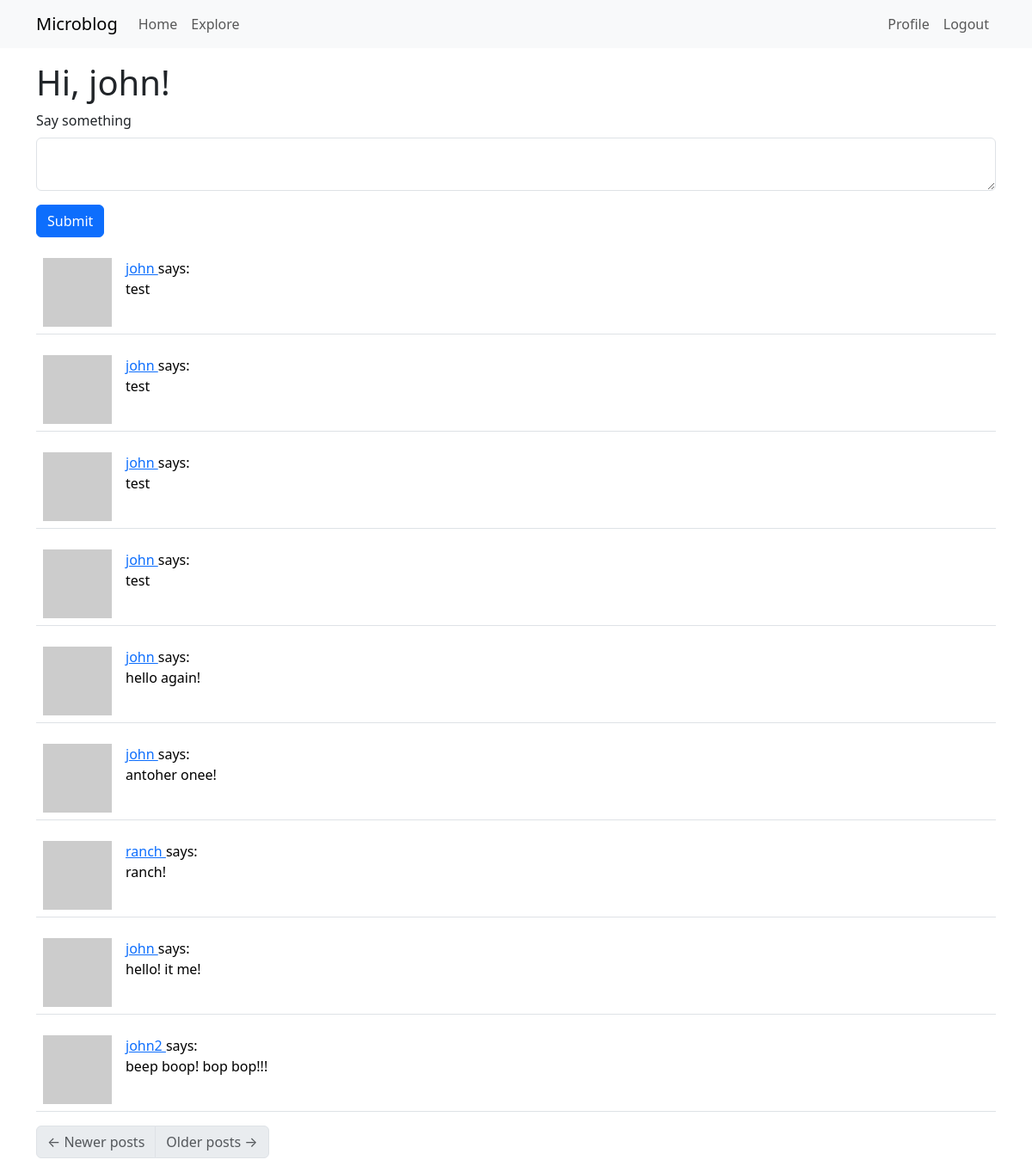
The page /index (signed in) on the database its author committed.
### app/models.py (models this page shows, shortened)
class User(UserMixin, db.Model):
    id: so.Mapped[int] = so.mapped_column(primary_key=True)
    username: so.Mapped[str] = so.mapped_column(sa.String(64), index=True,
                                                unique=True)
    email: so.Mapped[str] = so.mapped_column(sa.String(120), index=True,
                                             unique=True)
    password_hash: so.Mapped[Optional[str]] = so.mapped_column(sa.String(256))
    posts: so.WriteOnlyMapped['Post'] = so.relationship(
        back_populates='author')
    about_me: so.Mapped[Optional[str]] = so.mapped_column(sa.String(140))
    last_seen: so.Mapped[Optional[datetime]] = so.mapped_column(
        default=lambda: datetime.now(timezone.utc))
    following: so.WriteOnlyMapped['User'] = so.relationship(
        secondary=followers, primaryjoin=(followers.c.follower_id == id),
        secondaryjoin=(followers.c.followed_id == id),
        back_populates='followers')
    followers: so.WriteOnlyMapped['User'] = so.relationship(
        secondary=followers, primaryjoin=(followers.c.followed_id == id),
        secondaryjoin=(followers.c.follower_id == id),
        back_populates='following')
    def avatar(self, size):
        digest = md5(self.email.lower().encode('utf-8')).hexdigest()
        return f'https://www.gravatar.com/avatar/{digest}?d=identicon&s={size}'
    def following_posts(self):
        Author = so.aliased(User)
        Follower = so.aliased(User)
        return (
            sa.select(Post)
            .join(Post.author.of_type(Author))
            .join(Author.followers.of_type(Follower), isouter=True)
            .where(sa.or_(
                Follower.id == self.id,
                Author.id == self.id,
            ))
            .group_by(Post)
            .order_by(Post.timestamp.desc())
        )

class Post(db.Model):
    id: so.Mapped[int] = so.mapped_column(primary_key=True)
    body: so.Mapped[str] = so.mapped_column(sa.String(140))
    timestamp: so.Mapped[datetime] = so.mapped_column(
        index=True, default=lambda: datetime.now(timezone.utc))
    user_id: so.Mapped[int] = so.mapped_column(sa.ForeignKey(User.id),
                                               index=True)
    author: so.Mapped[User] = so.relationship(back_populates='posts')

### app/routes.py (the view)
@app.route('/', methods=['GET', 'POST'])
@app.route('/index', methods=['GET', 'POST'])
@login_required
def index():
    form = PostForm()
    if form.validate_on_submit():
        post = Post(body=form.post.data, author=current_user)
        db.session.add(post)
        db.session.commit()
        flash('Your post is now live!')
        return redirect(url_for('index'))
    page = request.args.get('page', 1, type=int)
    posts = db.paginate(current_user.following_posts(), page=page,
                        per_page=app.config['POSTS_PER_PAGE'], error_out=False)
    next_url = url_for('index', page=posts.next_num) \
        if posts.has_next else None
    prev_url = url_for('index', page=posts.prev_num) \
        if posts.has_prev else None
    return render_template('index.html', title='Home', form=form,
                           posts=posts.items, next_url=next_url,
                           prev_url=prev_url)

### app/forms.py
class PostForm(FlaskForm):
    post = TextAreaField('Say something', validators=[
        DataRequired(), Length(min=1, max=140)])
    submit = SubmitField('Submit')

### app/models.py (called while the page is built)
@login.user_loader
def load_user(id):
    return db.session.get(User, int(id))

### app/routes.py (called while the page is built)
@app.before_request
def before_request():
    if current_user.is_authenticated:
        current_user.last_seen = datetime.now(timezone.utc)
        db.session.commit()

### app/templates/index.html
{% extends "base.html" %}
{% import "bootstrap_wtf.html" as wtf %}
{% block content %}
    <h1>Hi, {{ current_user.username }}!</h1>
    {% if form %}
    {{ wtf.quick_form(form) }}
    {% endif %}
    {% for post in posts %}
        {% include '_post.html' %}
    {% endfor %}
    <nav aria-label="Post navigation">
        <ul class="pagination">
            <li class="page-item{% if not prev_url %} disabled{% endif %}">
                <a class="page-link" href="{{ prev_url }}">
                    <span aria-hidden="true">&larr;</span> Newer posts
                </a>
            </li>
            <li class="page-item{% if not next_url %} disabled{% endif %}">
                <a class="page-link" href="{{ next_url }}">
                    Older posts <span aria-hidden="true">&rarr;</span>
                </a>
            </li>
        </ul>
    </nav>
{% endblock %}

### app/templates/_post.html
<table class="table table-hover">
        <tr>
            <td width="70px">
                <a href="{{ url_for('user', username=post.author.username) }}">
                    <img src="{{ post.author.avatar(70) }}" />
                </a>
            </td>
            <td>
                <a href="{{ url_for('user', username=post.author.username) }}">
                    {{ post.author.username }}
                </a>
                says:
                <br>
                {{ post.body }}
            </td>
        </tr>
    </table>

### rows shown on the page
User: username "john"
Post: author.username "john", body "test"
Post: author.username "john", body "test"
Post: author.username "john", body "test"
Post: author.username "john", body "test"
Post: author.username "john", body "hello again!"
Post: author.username "john", body "antoher onee!"
Post: author.username "ranch", body "ranch!"
Post: author.username "john", body "hello! it me!"
Post: author.username "john2", body "beep boop! bop bop!!!"

### other values the page prints
{{ field.label(class='form-label') }} "Say something"
